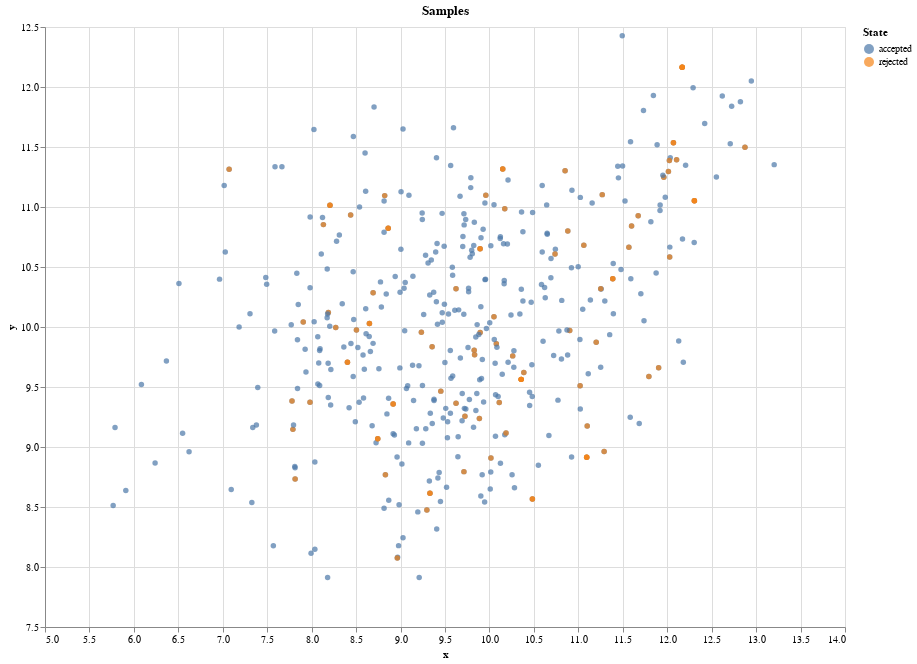

The cell this chart's notebook holds for it:
### Markdown cell above
To get a deeper understanding of how the metropolis algorithm works, it is interesting to visualize not only the accepted samples, but also those which are rejected, and possibly the path that was taken. This is achieved by the following plot function, which visualizes the accepted and rejected samples in different colors and also can plot lines to show the path that was explored:

### Code cell
val samples = logger.steps

val dataFrame = DataFrame(Seq(
    DataFrame.Column.ofContinuous(samples.map((s : logger.StepInfo) => s.state(0)), "x"),
    DataFrame.Column.ofContinuous(samples.map((s : logger.StepInfo) => s.state(1)), "y"),
    DataFrame.Column.ofNominals(samples.map((s : logger.StepInfo) => if s.accepted then "accepted" else "rejected"), "State")
))
           
dataFrame.plot.scatterPlot("x", "y", title = "Samples", colorField = "State").show()

### Figure 1 — Vega specification as saved in the notebook (floating-point values rounded to 4 significant figures; data arrays with more than 128 entries replaced by an {"elided": "..."} marker saying what was removed)
{"$schema": "https://vega.github.io/schema/vega-lite/v5.json", "data": {"values": {"elided": "499 records"}}, "description": ".", "encoding": {"color": {"field": "State"}, "x": {"field": "x", "scale": {"zero": false}, "type": "quantitative"}, "y": {"field": "y", "scale": {"zero": false}, "type": "quantitative"}}, "height": 600, "mark": "circle", "title": "Samples", "width": 800}
